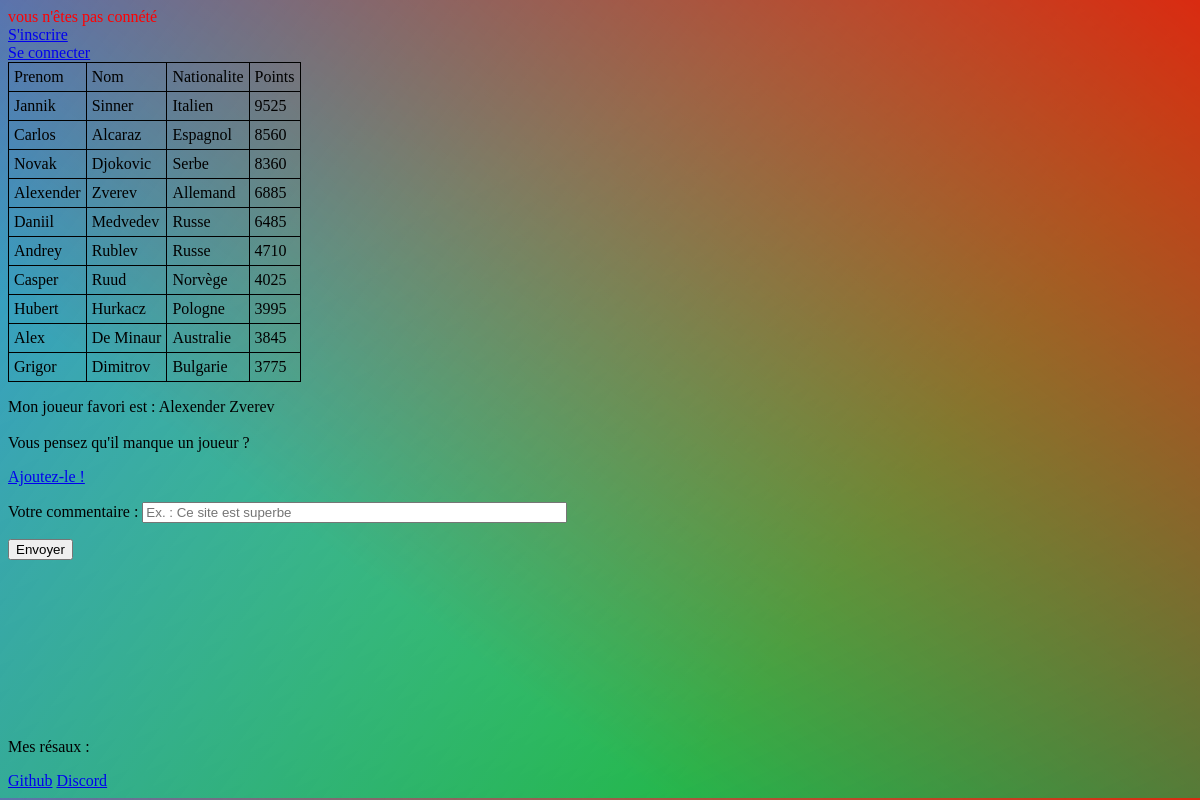
The page /top.php on the database its author committed.
### tables this page shows
CREATE TABLE `players_of_tennis` (
  `id` int(11) NOT NULL,
  `firstname` varchar(50) NOT NULL,
  `lastname` varchar(50) NOT NULL,
  `points` varchar(50) NOT NULL,
  `nationality` varchar(50) NOT NULL
);

### connexion.php (called while the page is built)
<?php
$charset = 'utf8mb4';
$host = 'localhost';
$dbname = 'tennis_website';
$username = 'root';
$password = '';
$dsn = "mysql:host=$host;dbname=$dbname;charset=$charset";
$options = [
    PDO::ATTR_ERRMODE            => PDO::ERRMODE_EXCEPTION,
    PDO::ATTR_DEFAULT_FETCH_MODE => PDO::FETCH_ASSOC,
    PDO::ATTR_EMULATE_PREPARES   => false,
];
try {
    $pdo = new PDO($dsn, $username, $password, $options);
} catch (PDOException $e) {
}
$requete = "SELECT * FROM players_of_tennis";
$statement = $pdo->prepare($requete);
$statement->execute();
$players = $statement->fetchAll(PDO::FETCH_ASSOC);

### top.php (the view, shortened to what this page needs)
<?php
$aleatoire = array_rand($favoriteplayer);
$aleatoire2 = $favoriteplayer[$aleatoire];
include("connexion.php");
?>
<!DOCTYPE html>
<html>
<head>
    <link href="./top.css" rel="stylesheet">
</head>
<body>
    <div class="lien">
    <?php include("./conectie.php")?>
    </div>
    <table cellpadding="5" cellspacing="5">
        <tr>
            <td>Prenom</td>
            <td>Nom</td>
            <td>Nationalite</td>
            <td>Points</td>
        </tr>
        <?php foreach ($players as $player) : ?>
            <tr>
                <td><?php echo $player["firstname"]; ?></td>
                <td><?php echo $player["lastname"]; ?></td>
                <td><?php echo $player["nationality"]; ?></td>
                <td><?php echo $player["points"]; ?></td>
            </tr>
        <?php endforeach; ?>
    </table>
    <p>Mon joueur favori est : <?php echo $aleatoire2 ?><br><br> Vous pensez qu'il manque un joueur ?</p>
    <a href="./ad_player_user.php"> Ajoutez-le !</a>
    <form action="./save_comment.php" method="post">
        <p>
            <label for="commentaire">Votre commentaire :</label>
            <input type="text" name="commentaire" id="commentaire" placeholder="Ex. : Ce site est superbe" size="50" maxlength="100" required>
        </p>
        <button type="submit" name="submit">Envoyer</button>
    </form>
    <br><br><br><br><br><br><br><br><br>
    <footer>
        <p>Mes résaux :</p><a href="https://github.com/BRICSO1">Github</a> <a href="https://discord.com/channels/1207714141889106051/1207714142337761363">Discord</a>
    </footer>
</body>
</html>

### conectie.php (shortened to what this page needs)
<?php
if (!empty($_SESSION['username'])) {
    echo ("vous êtes conneté en tant ".$_SESSION["username"]."!<br><a href=\"./deco.php\"> déconnexion</a>");
} else {
    echo("vous n'êtes pas connété <br><a href=\"./register.php\">S'inscrire</a><br>
        <a href=\"./login.php\">Se connecter</a><br>");
}
    ?>

### top.css (style rules this page uses)
td { border: 1px solid black; }
table { border-collapse: collapse; }
html { background: linear-gradient( 217deg, rgba(255, 0, 0, 0.8), rgba(255, 0, 0, 0) 70.71% ), linear-gradient(127deg, rgb(50, 144, 216), rgba(11, 214, 8, 0.722) 70.71%), linear-gradient(336deg, rgba(0, 0, 255, 0.8), rgba(0, 0, 255, 0) 70.71%); }
.lien { color: rgb(255, 0, 0); }

### rows shown on the page
players_of_tennis: firstname "Jannik", lastname "Sinner", nationality "Italien", points "9525"
players_of_tennis: firstname "Carlos", lastname "Alcaraz", nationality "Espagnol", points "8560"
players_of_tennis: firstname "Novak", lastname "Djokovic", nationality "Serbe", points "8360"
players_of_tennis: firstname "Alexender", lastname "Zverev", nationality "Allemand", points "6885"
players_of_tennis: firstname "Daniil", lastname "Medvedev", nationality "Russe", points "6485"
players_of_tennis: firstname "Andrey", lastname "Rublev", nationality "Russe", points "4710"
players_of_tennis: firstname "Casper", lastname "Ruud", nationality "Norvège", points "4025"
players_of_tennis: firstname "Hubert", lastname "Hurkacz", nationality "Pologne", points "3995"
players_of_tennis: firstname "Alex", lastname "De Minaur", nationality "Australie", points "3845"
players_of_tennis: firstname "Grigor", lastname "Dimitrov", nationality "Bulgarie", points "3775"
